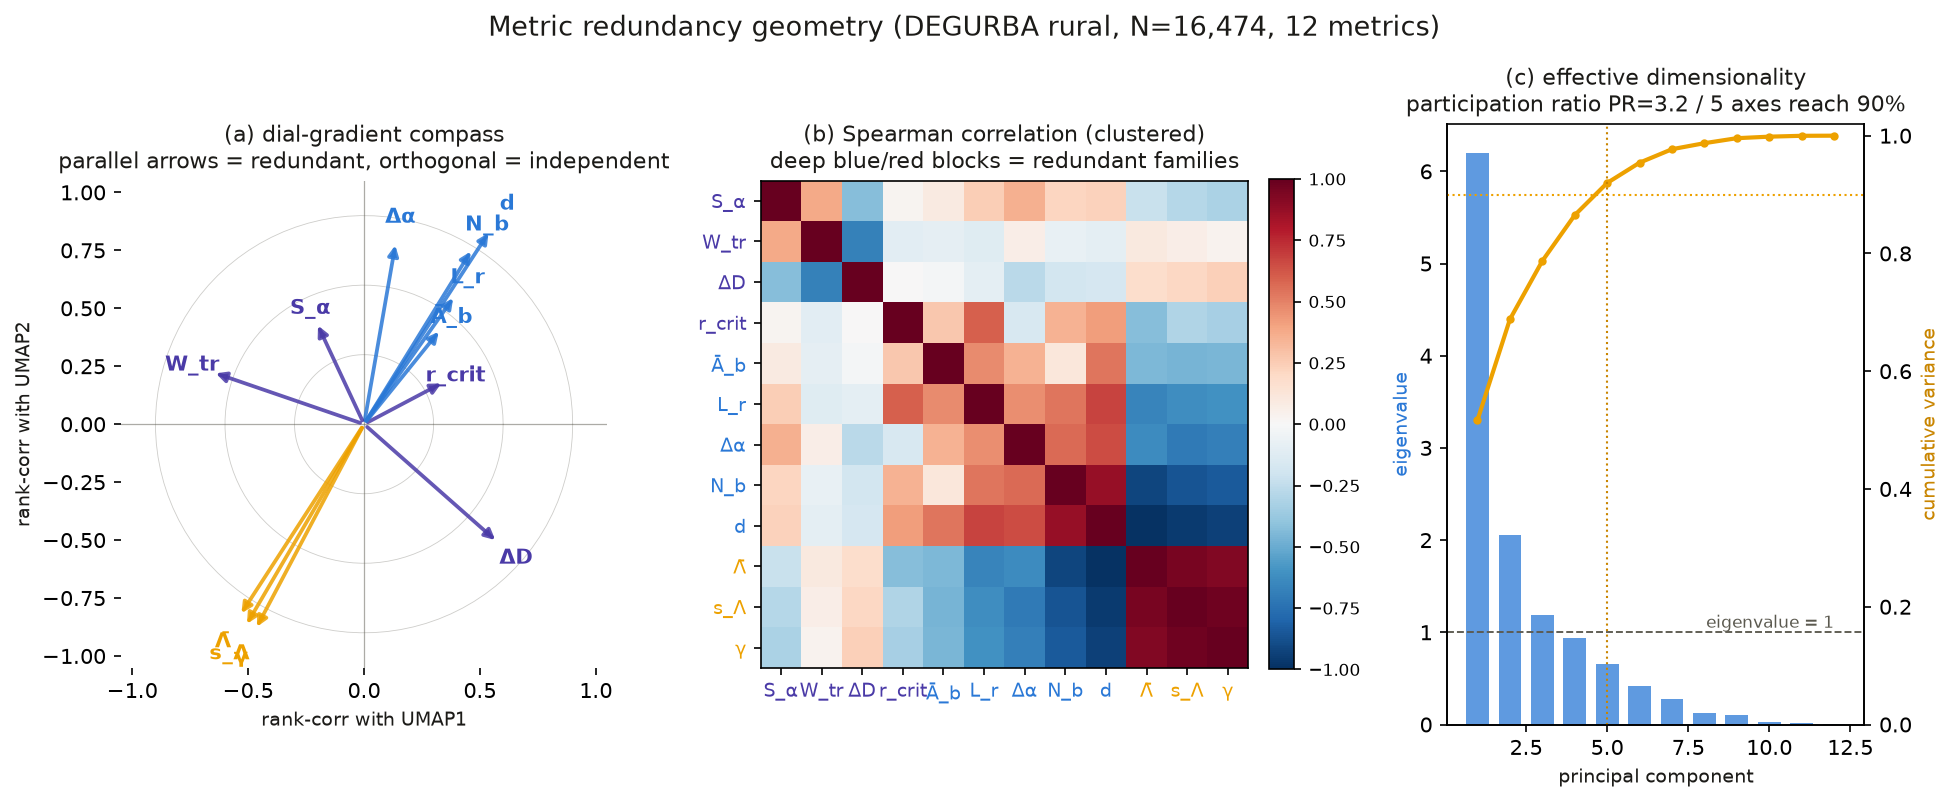

Generate this figure with Python:
#!/usr/bin/env python
"""指標の冗長性ジオメトリ: 「ダイヤルを回すとbandがどっち向きに動くか」の定量化。

3パネル:
  (a) UMAP勾配コンパス — 各指標のrank相関(U1,U2)を矢印で。同じ向き=冗長、直交=独立。
      これは可視化（UMAPの歪みと絡む）。
  (b) 特徴量空間のSpearman相関ブロック — 冗長性の"真"の裏付け。階層クラスタで並べ替え。
  (c) 有効次元数 — 相関行列の固有値スペクトルと参加率(participation ratio)。
      「12指標が実質何本の独立軸か」。

島(長距離転移形態)分離力も併記: 平均冗長でも離散構造検出には唯一効く指標を示す
（exp05 LOFO結果の視覚版）。
"""
from pathlib import Path

import matplotlib
matplotlib.use("Agg")
import matplotlib.pyplot as plt
import numpy as np
import pandas as pd
from scipy.cluster.hierarchy import linkage, leaves_list
from scipy.stats import spearmanr

HERE = Path(__file__).parent
FEAT = ["density", "lacunarity_mean", "lacunarity_slope", "r_crit", "mfa_alpha_width",
        "W_trans", "gamma", "Delta_D", "S_alpha",
        "building_count_density", "building_footprint_mean_m2", "road_length_density"]
LAB = {"density": "d", "lacunarity_mean": "Λ̄", "lacunarity_slope": "s_Λ",
       "r_crit": "r_crit", "mfa_alpha_width": "Δα", "W_trans": "W_tr", "gamma": "γ",
       "Delta_D": "ΔD", "S_alpha": "S_α", "building_count_density": "N_b",
       "building_footprint_mean_m2": "Ā_b", "road_length_density": "L_r"}
# 家族色（dataviz参照パレット）
FAM = {"density": 0, "building_count_density": 0, "building_footprint_mean_m2": 0,
       "road_length_density": 0, "mfa_alpha_width": 0,          # 量・被覆
       "gamma": 1, "lacunarity_slope": 1, "lacunarity_mean": 1,  # 疎・鋭さ
       "r_crit": 2, "W_trans": 2, "Delta_D": 2, "S_alpha": 2}    # 独立/島検出
FAM_COL = ["#2a78d6", "#eda100", "#4a3aa7"]
FAM_NAME = ["amount/coverage", "sparseness/sharpness", "independent/island"]
C_TEXT, C_MUTED = "#1c1b18", "#5b594f"

df = pd.read_csv(HERE / "cluster_result.csv", keep_default_na=False, na_values=[""])
extra = pd.read_csv(HERE / "realized_sample.csv", keep_default_na=False, na_values=[""],
                    usecols=["name", "building_count_density",
                             "building_footprint_mean_m2", "road_length_density"])
df = df.merge(extra, on="name", validate="one_to_one")

R = df[FEAT].rank().to_numpy()  # rank変換（裾が重い）
# --- (a) UMAP勾配 ---
u1 = df["umap1"].rank().to_numpy(); u2 = df["umap2"].rank().to_numpy()
grad = {f: (np.corrcoef(R[:, j], u1)[0, 1], np.corrcoef(R[:, j], u2)[0, 1])
        for j, f in enumerate(FEAT)}

# --- (b) Spearman相関行列 + 階層順 ---
rho, _ = spearmanr(df[FEAT].to_numpy())
dist = 1 - np.abs(rho)
Z = linkage(dist[np.triu_indices(len(FEAT), 1)], method="average")
order = leaves_list(Z)

# --- (c) 有効次元数 ---
eig = np.sort(np.linalg.eigvalsh(rho))[::-1]
pr = eig.sum() ** 2 / (eig ** 2).sum()          # participation ratio
cum = np.cumsum(eig) / eig.sum()
n90 = int(np.searchsorted(cum, 0.90) + 1)

# --- 島分離力 ---
isl = (df["cluster"] == 2).to_numpy()
sep = {f: (R[isl, j].mean() - R[:, j].mean()) / len(df)
       for j, f in enumerate(FEAT)}

# ===== 描画 =====
fig = plt.figure(figsize=(15, 5.2))
gs = fig.add_gridspec(1, 3, width_ratios=[1.05, 1.15, 0.9], wspace=0.32)

# (a) コンパス
axA = fig.add_subplot(gs[0])
axA.axhline(0, color=C_MUTED, lw=0.6, alpha=0.5)
axA.axvline(0, color=C_MUTED, lw=0.6, alpha=0.5)
th = np.linspace(0, 2 * np.pi, 100)
for rr in (0.3, 0.6, 0.9):
    axA.plot(rr * np.cos(th), rr * np.sin(th), color=C_MUTED, lw=0.4, alpha=0.3)
for f in FEAT:
    c1, c2 = grad[f]
    col = FAM_COL[FAM[f]]
    axA.annotate("", xy=(c1, c2), xytext=(0, 0),
                 arrowprops=dict(arrowstyle="-|>", color=col, lw=1.8, alpha=0.85))
    axA.text(c1 * 1.13, c2 * 1.13, LAB[f], color=col, fontsize=10,
             ha="center", va="center", fontweight="bold")
axA.set_xlim(-1.05, 1.05); axA.set_ylim(-1.05, 1.05)
axA.set_aspect("equal")
axA.set_xlabel("rank-corr with UMAP1", color=C_TEXT, fontsize=9)
axA.set_ylabel("rank-corr with UMAP2", color=C_TEXT, fontsize=9)
axA.set_title("(a) dial-gradient compass\nparallel arrows = redundant, orthogonal = independent",
              color=C_TEXT, fontsize=10.5)
for s in ["top", "right", "bottom", "left"]:
    axA.spines[s].set_visible(False)

# (b) 相関ブロック
axB = fig.add_subplot(gs[1])
M = rho[np.ix_(order, order)]
im = axB.imshow(M, cmap="RdBu_r", vmin=-1, vmax=1, aspect="equal")
labs = [LAB[FEAT[i]] for i in order]
cols = [FAM_COL[FAM[FEAT[i]]] for i in order]
axB.set_xticks(range(len(FEAT))); axB.set_yticks(range(len(FEAT)))
axB.set_xticklabels(labs, fontsize=9); axB.set_yticklabels(labs, fontsize=9)
for t, c in zip(axB.get_xticklabels(), cols): t.set_color(c)
for t, c in zip(axB.get_yticklabels(), cols): t.set_color(c)
axB.set_title("(b) Spearman correlation (clustered)\ndeep blue/red blocks = redundant families",
              color=C_TEXT, fontsize=10.5)
cb = fig.colorbar(im, ax=axB, fraction=0.046, pad=0.04)
cb.ax.tick_params(labelsize=8)

# (c) 有効次元
axC = fig.add_subplot(gs[2])
x = np.arange(1, len(eig) + 1)
axC.bar(x, eig, color="#2a78d6", alpha=0.75, width=0.7)
axC.axhline(1.0, color=C_MUTED, ls="--", lw=0.9)
axC.text(len(eig), 1.05, "eigenvalue = 1", color=C_MUTED, fontsize=8, ha="right")
axC2 = axC.twinx()
axC2.plot(x, cum, color="#eda100", lw=2, marker="o", ms=3)
axC2.axhline(0.90, color="#eda100", ls=":", lw=1)
axC2.set_ylim(0, 1.02); axC2.set_ylabel("cumulative variance", color="#c98500", fontsize=9)
axC2.axvline(n90, color="#c98500", ls=":", lw=1)
axC.set_xlabel("principal component", color=C_TEXT, fontsize=9)
axC.set_ylabel("eigenvalue", color="#2a78d6", fontsize=9)
axC.set_title(f"(c) effective dimensionality\nparticipation ratio PR={pr:.1f} / {n90} axes reach 90%",
              color=C_TEXT, fontsize=10.5)
for s in ["top"]:
    axC.spines[s].set_visible(False)

fig.suptitle("Metric redundancy geometry (DEGURBA rural, N=16,474, 12 metrics)",
             color=C_TEXT, fontsize=13, y=1.02)
fig.savefig(HERE / "redundancy_geometry.png", dpi=150, bbox_inches="tight")
plt.close(fig)

# ===== 数値エクスポート =====
out = pd.DataFrame({
    "metric": [LAB[f] for f in FEAT],
    "family": [FAM_NAME[FAM[f]] for f in FEAT],
    "grad_U1": [grad[f][0] for f in FEAT],
    "grad_U2": [grad[f][1] for f in FEAT],
    "grad_angle_deg": [np.degrees(np.arctan2(*grad[f][::-1])) for f in FEAT],
    "grad_len": [np.hypot(*grad[f]) for f in FEAT],
    "island_separation": [sep[f] for f in FEAT],
})
out.to_csv(HERE / "redundancy_metrics.csv", index=False)
pd.DataFrame(rho, index=[LAB[f] for f in FEAT],
             columns=[LAB[f] for f in FEAT]).to_csv(HERE / "spearman_matrix.csv")

print(f"参加率(有効次元) PR = {pr:.2f}")
print(f"90%累積に必要な軸数 = {n90}")
print(f"固有値 > 1 の主成分数 = {(eig > 1).sum()}")
print("\n島(長距離転移形態)分離力 |sep|>0.4 の指標（＝離散構造の検出器）:")
for f in sorted(FEAT, key=lambda f: -abs(sep[f])):
    if abs(sep[f]) > 0.4:
        print(f"  {LAB[f]:<6}{sep[f]:+.2f}  (家族: {FAM_NAME[FAM[f]]})")
print("\n保存: redundancy_geometry.png / redundancy_metrics.csv / spearman_matrix.csv")
